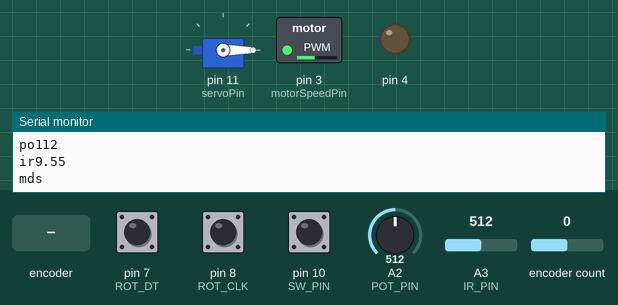
This sketch was run on a simulated Arduino Uno, built with avr-gcc and run on an emulated ATmega328P. On the bench: servo, switched loads named in the sketch (green lamp = pin HIGH), output pins drawn as LEDs (lit = HIGH), the last lines printed to the serial monitor. The inputs (shaded band) are chosen by the test bench; at power-on: pin 10 (SW_PIN) LOW, encoder count 0, pin 7 (ROT_DT) HIGH, pin 8 (ROT_CLK) HIGH, A2 (POT_PIN) = 512, A3 (IR_PIN) = 512. Pins used as bus, display or sensor lines are not drawn.

Above: at 1.2 s.
1.3 s: rotary encoder on pin 8 (ROT_CLK) / pin 7 (ROT_DT) turned 3 steps (first pin leading)
At 2.4 s:
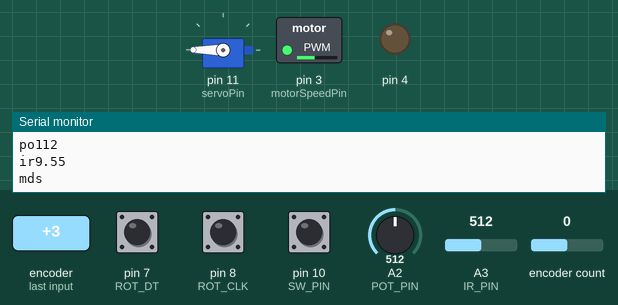
3.4 s: pin 10 (SW_PIN) pulled HIGH for 0.15 s
At 4.4 s:
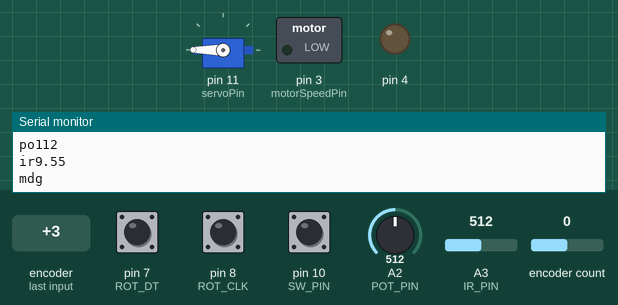
5.1 s: encoder count set to 1
At 5.7 s:
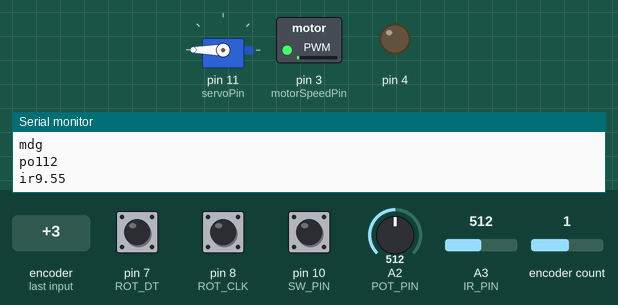
6.6 s: encoder count set to 0
At 6.9 s:
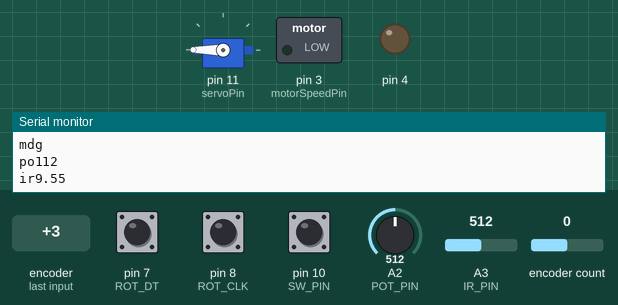
8.1 s: encoder count set to -1
At 9.4 s:
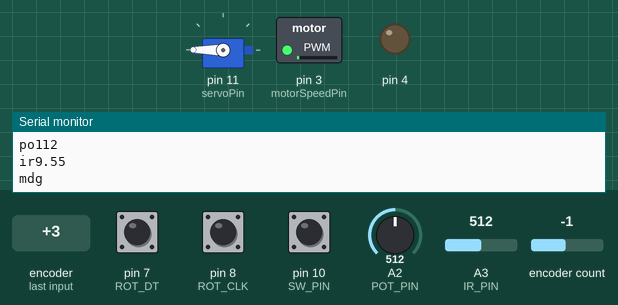
Timing chart, 0 to 10.6 s (numbered marks = the images above; inputs shaded):
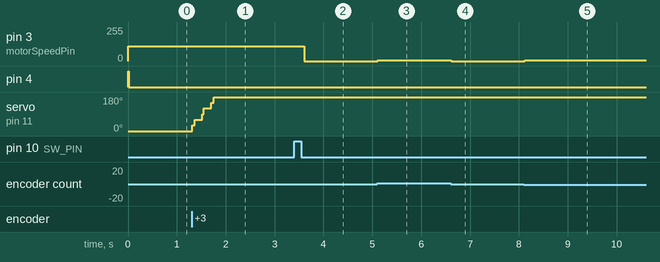

The sketch:

mcu.ino
```cpp
#include <Servo.h>
#include <Arduino.h>
#include <Encoder.h>
#include "A4988.h"
// using a 200-step motor (most common)
#define MOTOR_STEPS 200
// configure the pins connected
#define DIR 4
#define STEP 5
#define MS1 22
#define MS2 23
#define MS3 24
#define FULL_STEP 1

#define servoPin          11
#define ROT_CLK           8
#define ROT_DT            7
#define SW_PIN            10

#define IR_PIN              A3
#define POT_PIN             A2
#define IR_WINDOW_SIZE      4

#define USER_CTR 1
#define SENSOR_CTR 0

#define SERIAL_BUF_LEN 100

#define encoder0PinA 18
#define encoder0PinB 19

int rot_curr;
int rot_prev;
int counter = 0;
int ir_val;          // raw value from ir sensor
int ir_val_avg;      // low-passed raw ir value
double ir_cm = 0;    // low-passed raw ir value converted to cm
double ir_cm_prev = 0;
int rot_dt;

int ir_window[IR_WINDOW_SIZE];
unsigned int ir_curr_entry = 0;

// variables to store system state
// is switch pressed once, toggle state
int counter_sw = 0;
int sw_val;
bool system_state = SENSOR_CTR;
bool pressed = 0;

Servo sg90;
int servoPos = 0;

A4988 stepper(MOTOR_STEPS, DIR, STEP, MS1, MS2, MS3);
int stepper_run = 1;

char serialBuf[SERIAL_BUF_LEN];
int serialProducerIdx = 0;
int serialConsumerIdx = 0;

void init_ir_window(){
  for (int i = 0; i < IR_WINDOW_SIZE; i++){
    ir_window[i] = 0;
  }
}

//DC Motor variables
int directionPin = 12;
int brakePin = 9;
int motorSpeedPin = 3;
Encoder myEnc(18,19);
float encoderRatio = 465.0/360.0;
float KpAngle = 1.1;
float KiAngle = 0.;//005;
float KdAngle = 0;
float KpSpeed = 0.01;
float KiSpeed = 0.;
float KdSpeed = 0;
float errorSum = 0.;
float lastError = 0.;
float angle = 0.;
float vel = 0.;
float lastEncoder = 0;
float PWM = 0;
bool isAngle = true;

void increment_ir_entry(){
  ir_curr_entry += 1;
  if (ir_curr_entry >= 4)
    ir_curr_entry -= 4;
}

int calculate_ir_val_avg(int val){
  ir_window[ir_curr_entry] = ir_val;
  increment_ir_entry();
  int sum = 0;
  for (int i = 0; i < IR_WINDOW_SIZE; i++)
    sum += ir_window[i];
  return sum/4;
}

float command_rpm(float rpm){
  if (rpm < 0)
    return 0;
  else if (rpm > 5)
    return 50;
  else
    return rpm * 10;

}

long command_deg(float deg){
  return (long)(deg * 10.32);
}


int char_to_int(char c) {
  switch (c) {
    case '0':
      return c - 48;
    case -79:
      return c + 80;
    case -78:
      return c + 80;
    case '3':
      return c - 48;
    case -76:
      return c + 80;
    case '5':
      return c - 48;
    case '6':
      return c - 48;
    case -73:
      return c + 80;
    case -72:
      return c + 80;
    case '9':
      return c - 48;
  }
}

int parse_int(char *buf, int len) {
  bool neg = buf[0] == '-';
  if (len >= 4) {
    // Assume negative 3-digit
    return -(100*char_to_int(buf[1]) + 10*char_to_int(buf[2]) + char_to_int(buf[3]));
  } else if (len >= 3) {
    if (neg) {
      // Negative 2-digit
      return -(10*char_to_int(buf[1]) + char_to_int(buf[2]));
    } else {
      // Positive 3-digit
      return 100*char_to_int(buf[0]) + 10*char_to_int(buf[1]) + char_to_int(buf[2]);
    }
  } else if (len >= 2) {
    if (neg) {
      // Negative one-digit
      return -char_to_int(buf[1]);
    } else {
      // Positive 2-digit
      return 10*char_to_int(buf[0]) + char_to_int(buf[1]);
    }
  } else if (len >= 1) {
    // Positive one-digit
    return char_to_int(buf[0]);
  }
}

void setup() {
  init_ir_window();
  Serial.begin (9600);
  pinMode(ROT_CLK, INPUT);
  pinMode(ROT_DT, INPUT);
  pinMode(SW_PIN, INPUT);
  pinMode(IR_PIN, INPUT);
  pinMode(encoder0PinA, INPUT);
  pinMode(encoder0PinB, INPUT);
  float encoderStart = myEnc.read();
  rot_prev = digitalRead(ROT_CLK);
  sg90.attach(servoPin);
  stepper.begin(command_rpm(5), FULL_STEP);

  myEnc.write(0);
}

void loop() {
  digitalWrite(brakePin, LOW);
  // Potentiometer code
  int pot_degrees = map(analogRead(POT_PIN), 0, 1023, 0, 225);

  // IR code
  ir_val = analogRead(IR_PIN);
  ir_val_avg = calculate_ir_val_avg(ir_val);
  ir_cm = (1.2381098271285667e+002
     -  1.0116656095344860e+000 * pow(ir_val_avg,1)
     +  3.8880974300887472e-003 * pow(ir_val_avg,2)
     -  7.6736080602734829e-006 * pow(ir_val_avg,3)
     +  7.5096434225708319e-009 * pow(ir_val_avg,4)
     -  2.8890824514025209e-012 * pow(ir_val_avg,5));

  Serial.print("po");
  Serial.print(pot_degrees);
  Serial.print("\n");
  Serial.print("ir");
  Serial.print(ir_cm);
  Serial.print("\n");

  // Tell the GUI the control mode
  if (system_state == USER_CTR) {
    Serial.print("mdg");
  } else {
    Serial.print("mds");
  }
  Serial.print("\n");

  rot_curr = digitalRead(ROT_CLK);
  rot_dt = digitalRead(ROT_DT);
  sw_val = digitalRead(SW_PIN);

  // software debouncer
  if (pressed == 0){
    if (sw_val == 1){
      counter_sw += 1;
    } else {
      if (counter_sw > 0)
        counter_sw -= 1;
    }
    if (counter_sw > 3){
      pressed = 1;
      counter_sw = 0;
    }
  } else { // pressed = 1
    if (sw_val == 0){
      counter_sw += 1;
    } else {
      if (counter_sw > 0)
        counter_sw -= 1;
    }
    if (counter_sw > 3){
      pressed = 0;
      counter_sw = 0;
      system_state = !system_state;
      if (system_state == SENSOR_CTR)
        analogWrite(motorSpeedPin, 0);
      // Tell GUI that the control mode changed
      /*
      if (system_state == USER_CTR) {
        Serial.print("mdg");
        Serial.print("\n");
      } else {
        Serial.print("mds");
        Serial.print("\n");
      }
      */
    }
  }

  if (system_state == SENSOR_CTR) {
    PWM = pot_degrees;
    // rotary encoder
    if (rot_curr != rot_prev){
      if (rot_dt != rot_curr) {
        //moved CCW
        if (rot_curr == 1 && rot_dt == 0)
          counter ++;
          if (servoPos < 160)
            servoPos += 30;
      }
      else {
        if (rot_curr == 1 && rot_dt == 1)
          // moved CW
          counter --;
          if (servoPos > 0 )
            servoPos -= 30;
      }
    }


    if (ir_cm > 7 && ir_cm < 30){
      //stepper_tot = (int)ir_cm - 7;
      if (ir_cm - ir_cm_prev > 0.5){
        stepper.rotate(command_deg(7));
      }
      else if (ir_cm - ir_cm_prev < -0.5){
        stepper.rotate(command_deg(-7));
      }
    }

    // If we're in sensor control mode, throw out any bytes
    // coming from the user
    serialProducerIdx = 0;
    serialConsumerIdx = 0;
    while (Serial.available()) {
      Serial.read();
    }
  } else {
    // Put any commands from the computer into the serial buffer
    while (Serial.available()) {
      serialBuf[serialProducerIdx] = Serial.read();
      ++serialProducerIdx;
      if (serialProducerIdx >= SERIAL_BUF_LEN) {
        serialProducerIdx = 0;
      }
    }

    // Look for newline between consumer and producer. If there isn't one, we
    // haven't gotten a full message
    bool fullMessage = false;
    int newlineIdx = 0;
    for (int i = serialConsumerIdx; i < serialProducerIdx; ++i) {
      if (serialBuf[i] == '\n') {
        fullMessage = true;
        newlineIdx = i;
        break;
      }
    }

    if (fullMessage) {
      if (serialBuf[serialConsumerIdx] + 128 == 's' &&
          serialBuf[serialConsumerIdx + 1] + 128 == 'v') {
        // Servo message
        servoPos = parse_int(serialBuf + serialConsumerIdx + 2, newlineIdx - 2 - serialConsumerIdx);
      } else if (serialBuf[serialConsumerIdx] + 128 == 's' &&
                 serialBuf[serialConsumerIdx + 1] == 't') {
        // Stepper message
        int deg = parse_int(serialBuf + serialConsumerIdx + 2, newlineIdx - 2 - serialConsumerIdx);
        stepper.rotate(command_deg(deg));
      } else if (serialBuf[serialConsumerIdx] + 128 == 'd' &&
                 serialBuf[serialConsumerIdx + 1] + 128 == 'a') {
        // DC angle message
        angle = (float)(parse_int(serialBuf + serialConsumerIdx + 2, newlineIdx - 2 - serialConsumerIdx));
        myEnc.write(0);
        errorSum = 0;
        lastError = 0;
        isAngle = true;
      } else if (serialBuf[serialConsumerIdx] + 128 == 'd' &&
                 serialBuf[serialConsumerIdx + 1] + 128 == 'v') {
        // DC velocity message
        vel = (float)(parse_int(serialBuf + serialConsumerIdx + 2, newlineIdx - 2 - serialConsumerIdx));
        myEnc.write(0);
        errorSum = 0;
        lastError = 0;
        isAngle = false;
      }
      serialConsumerIdx = newlineIdx + 1;
    }
  }


  rot_prev = rot_curr;
  sg90.write(servoPos);

  //DC Motor Angle
  float encoder = myEnc.read();
  if (system_state == SENSOR_CTR)
    analogWrite(motorSpeedPin, PWM);
  else if(isAngle){
    float encoderGoal = angle*encoderRatio;
    float error = encoderGoal - encoder;
    float u = -KpAngle*error - KiAngle*errorSum - KdAngle*(error-lastError);
    PWM = abs(u);
    if (u < 0) {
      digitalWrite(directionPin, LOW);
    } else {
      digitalWrite(directionPin, HIGH);
    }
    analogWrite(motorSpeedPin, PWM);
    errorSum += error;
    lastError = error;
  }
  // DC Motor Velocity
  else{
    float speedGoal = vel*465./10.;
    if(speedGoal == 0){
      analogWrite(motorSpeedPin,0);
      digitalWrite(brakePin,HIGH);
    }
    else if(speedGoal < 0){digitalWrite(directionPin, LOW);}
    else{digitalWrite(directionPin, HIGH);}

    float encoder = myEnc.read();
    float realSpeed = (encoder-lastEncoder)/0.15;
    float error = speedGoal - abs(realSpeed);
    float u = KpSpeed*error + KiSpeed*errorSum + KdSpeed*(error-lastError);
    PWM += u;
    analogWrite(motorSpeedPin, PWM);
    lastEncoder = encoder;
  }

  ir_cm_prev = ir_cm;
  delay(15);

}
```

A4988.cpp
```cpp
// (licence header left out)
#include "A4988.h"

/*
 * Microstepping resolution truth table (Page 6 of A4988 pdf)
 * 0bMS3,MS2,MS1 for 1,2,4,8,16 microsteps
 */
const uint8_t A4988::MS_TABLE[] = {0b000, 0b001, 0b010, 0b011, 0b111};

/*
 * Basic connection: only DIR, STEP are connected.
 * Microstepping controls should be hardwired.
 */
A4988::A4988(short steps, short dir_pin, short step_pin)
:BasicStepperDriver(steps, dir_pin, step_pin)
{}

A4988::A4988(short steps, short dir_pin, short step_pin, short enable_pin)
:BasicStepperDriver(steps, dir_pin, step_pin, enable_pin)
{}

/*
 * Fully wired.
 * All the necessary control pins for A4988 are connected.
 */
A4988::A4988(short steps, short dir_pin, short step_pin, short ms1_pin, short ms2_pin, short ms3_pin)
:BasicStepperDriver(steps, dir_pin, step_pin),
    ms1_pin(ms1_pin), ms2_pin(ms2_pin), ms3_pin(ms3_pin)
{}

A4988::A4988(short steps, short dir_pin, short step_pin, short enable_pin, short ms1_pin, short ms2_pin, short ms3_pin)
:BasicStepperDriver(steps, dir_pin, step_pin, enable_pin),
ms1_pin(ms1_pin), ms2_pin(ms2_pin), ms3_pin(ms3_pin)
{}

void A4988::begin(float rpm, short microsteps){
    BasicStepperDriver::begin(rpm, microsteps);

    if (!IS_CONNECTED(ms1_pin) || !IS_CONNECTED(ms2_pin) || !IS_CONNECTED(ms3_pin)){
        return;
    }

    pinMode(ms1_pin, OUTPUT);
    pinMode(ms2_pin, OUTPUT);
    pinMode(ms3_pin, OUTPUT);
}

/*
 * Set microstepping mode (1:divisor)
 * Allowed ranges for A4988 are 1:1 to 1:16
 * If the control pins are not connected, we recalculate the timing only
 */
short A4988::setMicrostep(short microsteps){
    BasicStepperDriver::setMicrostep(microsteps);

    if (!IS_CONNECTED(ms1_pin) || !IS_CONNECTED(ms2_pin) || !IS_CONNECTED(ms3_pin)){
        return this->microsteps;
    }

    const uint8_t* ms_table = getMicrostepTable();
    size_t ms_table_size = getMicrostepTableSize();

    unsigned short i = 0;
    while (i < ms_table_size){
        if (this->microsteps & (1<<i)){
            uint8_t mask = ms_table[i];
            digitalWrite(ms3_pin, mask & 4);
            digitalWrite(ms2_pin, mask & 2);
            digitalWrite(ms1_pin, mask & 1);
            break;
        }
        i++;
    }
    return this->microsteps;
}

const uint8_t* A4988::getMicrostepTable(){
    return A4988::MS_TABLE;
}

size_t A4988::getMicrostepTableSize(){
    return sizeof(A4988::MS_TABLE);
}

short A4988::getMaxMicrostep(){
    return A4988::MAX_MICROSTEP;
}
```

A4988.h
```cpp
// (licence header left out)
#ifndef A4988_H
#define A4988_H
#include <Arduino.h>
#include "BasicStepperDriver.h"

class A4988 : public BasicStepperDriver {
protected:
    static const uint8_t MS_TABLE[];
    short ms1_pin = PIN_UNCONNECTED;
    short ms2_pin = PIN_UNCONNECTED;
    short ms3_pin = PIN_UNCONNECTED;
    // tA STEP minimum, HIGH pulse width (1us)
    static const int step_high_min = 1;
    // tB STEP minimum, LOW pulse width (1us)
    static const int step_low_min = 1;
    // wakeup time, nSLEEP inactive to STEP (1000us)
    static const int wakeup_time = 1000;
    // also 200ns between ENBL/DIR/MSx changes and STEP HIGH

    // Get the microstep table
    virtual const uint8_t* getMicrostepTable();
    virtual size_t getMicrostepTableSize();

    // Get max microsteps supported by the device
    short getMaxMicrostep() override;

private:
    // microstep range (1, 16, 32 etc)
    static const short MAX_MICROSTEP = 16;

public:
    /*
     * Basic connection: only DIR, STEP are connected.
     * Microstepping controls should be hardwired.
     */
    A4988(short steps, short dir_pin, short step_pin);
    A4988(short steps, short dir_pin, short step_pin, short enable_pin);

    void begin(float rpm=60, short microsteps=1);
    /*
     * Fully wired. All the necessary control pins for A4988 are connected.
     */
    A4988(short steps, short dir_pin, short step_pin, short ms1_pin, short ms2_pin, short ms3_pin);
    A4988(short steps, short dir_pin, short step_pin, short enable_pin, short ms1_pin, short ms2_pin, short ms3_pin);
    short setMicrostep(short microsteps) override;
};
#endif // A4988_H
```

Source omitted: BasicStepperDriver.cpp (11046 bytes), BasicStepperDriver.h (7726 bytes)

Measured:
- after the input at 1.3 s, servo on pin 11 (servoPin): 0° → 60° at once, → 120° 0.21 s later, → 180° 0.19 s later
- after the input at 3.4 s, pin 3 (motorSpeedPin): 112/255 → 0/255 after 0.21 s
- after the input at 5.1 s, pin 3 (motorSpeedPin): 0/255 → 4/255 at once
- after the input at 6.6 s, pin 3 (motorSpeedPin): 4/255 → 0/255 at once
- after the input at 8.1 s, pin 3 (motorSpeedPin): 0/255 → 4/255 at once
